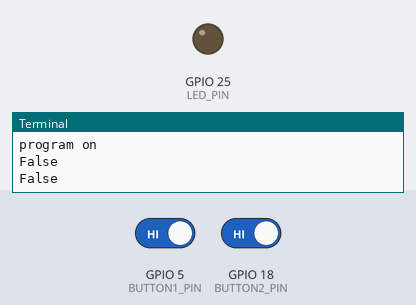
Bench run of a program on a simulated Raspberry Pi (BCM pin numbers). On the bench: output pins drawn as LEDs (lit = HIGH), the last lines printed to the terminal. The inputs (shaded band) are chosen by the test bench; at power-on: GPIO 5 (BUTTON1_PIN) HIGH, GPIO 18 (BUTTON2_PIN) HIGH.

Above: at 4.4 s.
4.5 s: GPIO 5 (BUTTON1_PIN) driven LOW and GPIO 18 (BUTTON2_PIN) driven LOW
At 5.7 s:
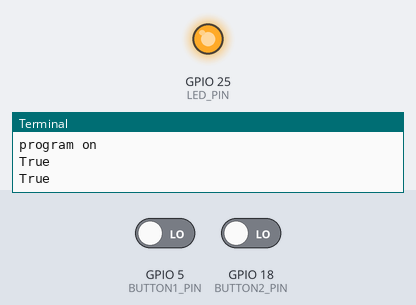
6.0 s: GPIO 5 (BUTTON1_PIN) driven HIGH
At 7.1 s:
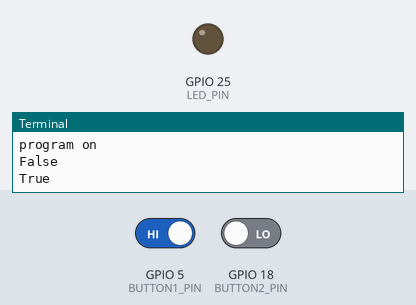
7.5 s: GPIO 5 (BUTTON1_PIN) driven LOW
At 8.2 s:
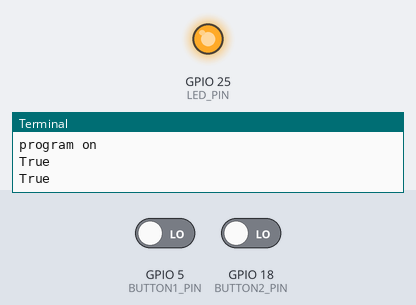
Timing chart, 0 to 10.0 s (numbered marks = the images above; inputs shaded):
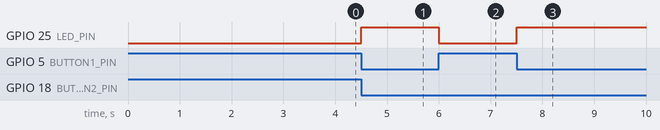

Measured:
- after the input at 4.5 s, GPIO 25 (LED_PIN): LOW → HIGH at once
- after the input at 6.0 s, GPIO 25 (LED_PIN): HIGH → LOW at once
- after the input at 7.5 s, GPIO 25 (LED_PIN): LOW → HIGH at once

The program:

push_callback_two_buttons.py
```python
import time
import RPi.GPIO as GPIO

BUTTON1_PIN = 5
BUTTON2_PIN = 18
LED_PIN = 25

GPIO.setmode(GPIO.BCM)
GPIO.setup(BUTTON1_PIN, GPIO.IN, pull_up_down=GPIO.PUD_UP)
GPIO.setup(BUTTON2_PIN, GPIO.IN, pull_up_down=GPIO.PUD_UP)
GPIO.setup(LED_PIN, GPIO.OUT)

button1_pressed = False
button2_pressed = False

# Callback for button 1
def button1_callback(channel):
    global button1_pressed
    button1_pressed = GPIO.input(BUTTON1_PIN) == GPIO.LOW
    print("B1","wcisniety" if button1_pressed else "puszczony")
    check_led_state()

# Callback for button 2
def button2_callback(channel):
    global button2_pressed
    print("B2")
    button2_pressed = GPIO.input(BUTTON2_PIN) == GPIO.LOW
    print("B2","wcisniety" if button2_pressed else "puszczony")
    check_led_state()

# Check if both buttons are pressed to light the LED
def check_led_state():
    if button1_pressed and button2_pressed:
        GPIO.output(LED_PIN, GPIO.HIGH)
        print("Led ON")
    else:
        GPIO.output(LED_PIN, GPIO.LOW)
        print("Led OFF")


# Event detect
GPIO.add_event_detect(BUTTON1_PIN, GPIO.BOTH, callback=button1_callback, bouncetime=50)
GPIO.add_event_detect(BUTTON2_PIN, GPIO.BOTH, callback=button2_callback,bouncetime=50)


try:
    while True:
        time.sleep(1)
        print("program on")
        #check_led_state()
        print(button1_pressed)
        print(button2_pressed)
        #GPIO.input(BUTTON2_PIN)
except KeyboardInterrupt:
    print("Exiting program")
finally:
    GPIO.cleanup()
```
